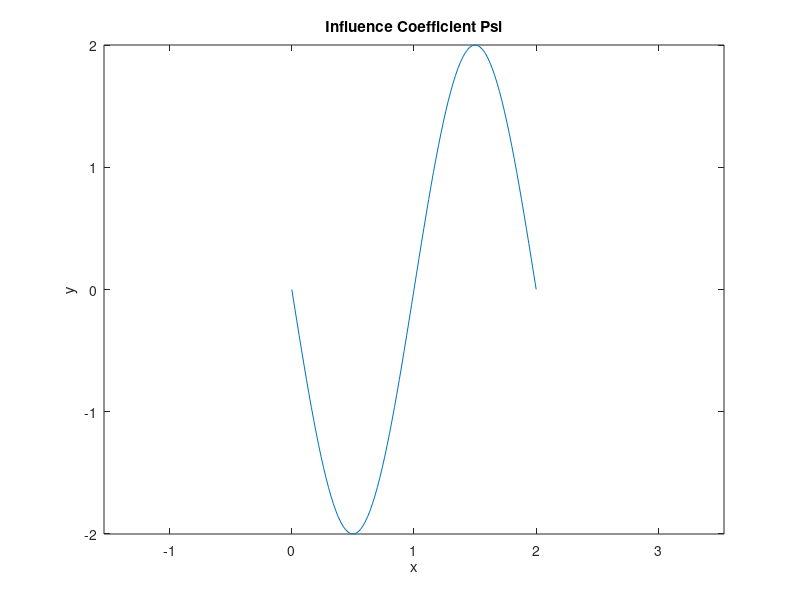
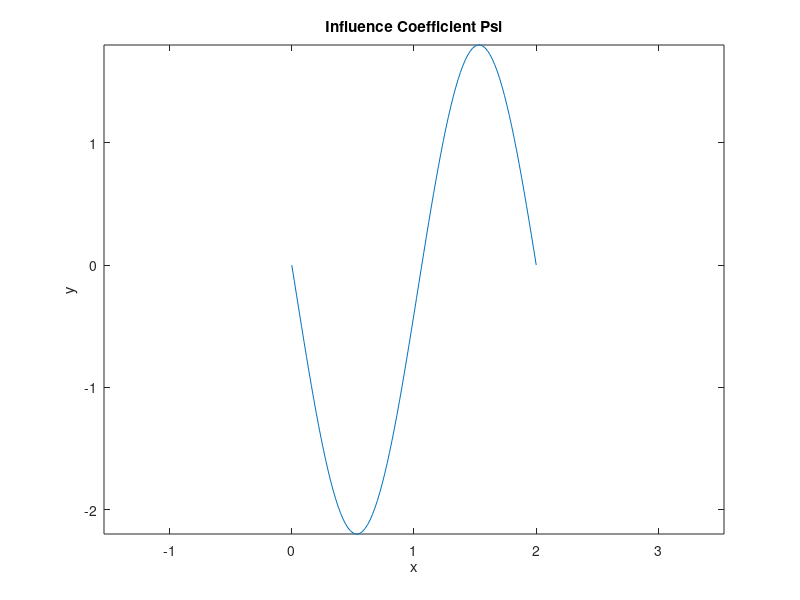

Recreate these plots in MATLAB, in order.
nv = 100;
nx = 51;
ny = 41;
c1 = -1.75:0.25:1.75;
xa = 4.1; 
xb = 2.2; 
ya = 1.3;
yb = 2.9;
xmin = -2.5;
xmax = 2.5;
ymin = -2;
ymax = 2;
alpha = 0.1;

% Step (i): Define the cylinder panels
np = 100;
theta = (0:np) * 2 * pi / np;
xs = cos(theta);  % x-coordinates of panel endpoints
ys = sin(theta);  % y-coordinates of panel endpoints

% Step (ii): Define vortex sheet strength at panel edges
g = -2 * sin(theta);  % vortex sheet strength

function [infa, infb] = refpaninf(del, X, Yin)
    
    if abs(Yin) < 1e-5
        Y = 1e-5;
    else
        Y = Yin;
    end

    % Calculating I0
    I0 = -(1 / (4 * pi)) * ( ...
        X*log(X^2 + Y^2) - ...
        (X-del)*log((X-del)^2 + Y^2) - ...
        2*del + ...
        2*Y*(atan(X/Y) - atan((X - del) / Y)) );

    % Calculating I1
    I1 = 1/(8 * pi) * ((X^2 + Y^2) * log(X^2 + Y^2) ...
    - ((X - del)^2 + Y^2) * log((X - del)^2 + Y^2) ...
    - 2 * X * del + del^2);

    % Influence coefficient fa
    infa = (I0*(1-(X/del)) - (I1/del));

    % Influence coefficient fb
    infb = (I0*(X/del) + (I1/del));
  
end

function [infa, infb] = panelinf(xa, ya, xb, yb, x, y)
    % Vector from A to B
    dx = xb - xa;
    dy = yb - ya;
    L = sqrt(dx^2 + dy^2);  % Panel length
    
    % Unit tangent and normal vectors
    t = [dx, dy] / L;
    n = [-dy, dx] / L;  % Rotate tangent vector 90 degrees CCW
    
    % Vector from A to field point
    rx = x - xa;
    ry = y - ya;

    
    % Transform field point to panel coordinates
    X = rx * t(1) + ry * t(2);
    Y = rx * n(1) + ry * n(2);

    [infa,infb] = refpaninf(L,X,Y);
  
end

function lhsmat = build_lhs(xs,ys)
    %build_lhs Obtains the lhs of the streamfunction and gamma equation
    %   
    
    np = length(xs) - 1;
    psip = zeros(np,np+1); %Initialise matrix to reduce computation times
    
    for i=1:np
        for j=1:np+1    
                
                if j == 1 
                    [infa,infb] = panelinf(xs(j),ys(j),xs(j+1),ys(j+1),xs(i),ys(i));
                    psip(i,j) = infa;
                elseif j == np+1 %Accounts for index out of bounds
                    [infa1,infb1] = panelinf(xs(j-1),ys(j-1),xs(j),ys(j),xs(i),ys(i));
                    psip(i,j) = infb1;
                else
                    [infa,infb] = panelinf(xs(j),ys(j),xs(j+1),ys(j+1),xs(i),ys(i));
                    [infa1,infb1] = panelinf(xs(j-1),ys(j-1),xs(j),ys(j),xs(i),ys(i));
                    psip(i,j) = infa + infb1;
                end
        end
    end %Looping over all the points around the cylinder measuring the contribution from each`point vortex onto one single point of the cylinder
    
    %Kutta Condition
    
    lhsmat = zeros(np+1,np+1);
    lhsmat(1, [1:3,np-1:np]) = [2, -2, 1, -1, 2];
    lhsmat(np+1,[2:3,np-1:np+1]) = [-2, 1, -1, 2, -2];
    
    
    for i=2:np
        for j=1:np+1
            lhsmat(i,j) = psip(i,j) - psip(i-1,j);
        end
    end %Set our lhs matrix to the difference of the streamfunctions contribution due to the pannels of two consecutive points
end

function rhsvec = build_rhs(xs,ys,alpha) 
    %build_rhs Obtains the rhs the Streamfunction and gamma equation
    %   Detailed explanation goes here
    
    np = length(xs) - 1; %Number of points we are dividing the cylinder into
    rhsvec = zeros(np+1,1); %Initialise the vector to reduce computation times
    psi = zeros(np+1,1);
    
    for i = 1:np+1
        psi(i) = ys(i)*cos(alpha) - xs(i)*sin(alpha); %Free stream contribution to the streamfunction
    end
    
    for i = 2:np
        rhsvec(i) = psi(i-1) - psi(i); %The rhs of our equation will be the difference between the free stream contributions between two consecutive points
    end

end

lhsmat = build_lhs(xs,ys);
rhsvec = build_rhs(xs,ys,alpha); %Unsure 0s in right place

A = build_lhs(xs,ys);
b_0 = build_rhs(xs,ys,0);
b_a = build_rhs(xs,ys,alpha);

gam_0 = A\b_0;
gam_a = A\b_a;

circulation_0 = 0;
circulation_a = 0;

L1 = 2*pi/(np);
x = theta(2);
L = sqrt(2*(1-cos(x)));
for i = 1:np+1
    circulation_0 = circulation_0 + gam_0(i)*L;
    circulation_a = circulation_a + gam_a(i)*L;
end

% Plot psi
figure(1)
plot(theta/pi,gam_0)
xlabel('x'), ylabel('y')
title('Influence Coefficient Psi')
axis equal

% Plot psi
figure(2)
plot(theta/pi,gam_a)
xlabel('x'), ylabel('y')
title('Influence Coefficient Psi')
axis equal